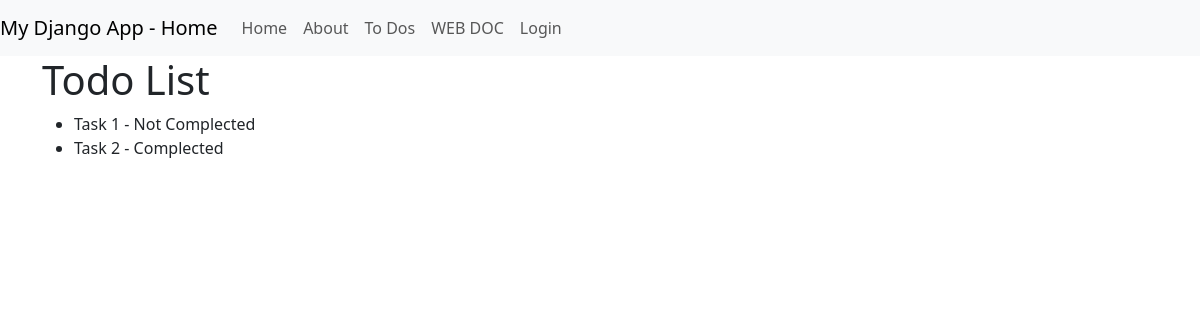
The page /todos/ on the database its author committed.
### todo/models.py (models this page shows, shortened)
class TodoItem(models.Model):
  title = models.CharField(max_length=200)
  complected = models.BooleanField(default=False)

### todo/views.py (the view)
# urls.py: path("todos/", views.todos, name="Todos"),
def todos(request):
    items = TodoItem.objects.all()
    return render(request, "todos.html", {"todos" : items})

### templates/todos.html
{% extends "base.html" %} {% block title %}Todo List{% endblock%}
{% block content%}
<h1>Todo List</h1>
<ul>
    {% for todo in todos%}
        <li>
            {{todo.title}} - {% if todo.complected  %}Complected{% else %}Not Complected{% endif %}
        </li>
    {% endfor %}
</ul>
{% endblock%}

### rows shown on the page
TodoItem: title "Task 1", complected "Not Complected"
TodoItem: title "Task 2", complected "Complected"
